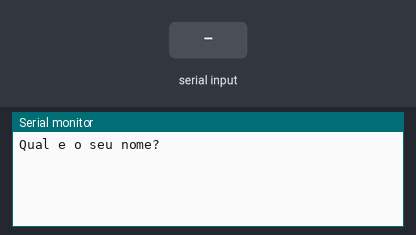
A sketch run on a simulated Arduino Uno, built with avr-gcc and run on an emulated ATmega328P. On the bench: the last lines printed to the serial monitor. The inputs (shaded band) are chosen by the test bench.

Above: at 1.2 s.
1.3 s: "90,45\n" received over Serial
At 3.2 s:
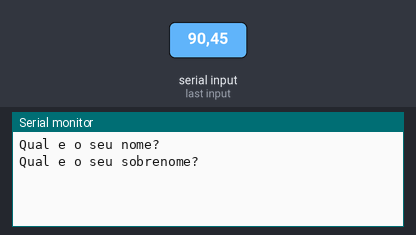
3.8 s: "30,150\n" received over Serial
At 5.2 s:
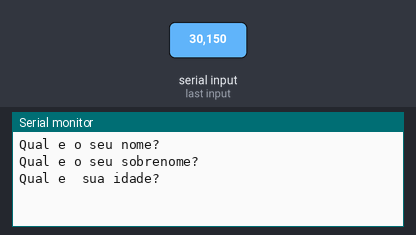
6.3 s: "5\n" received over Serial
At 7.9 s:
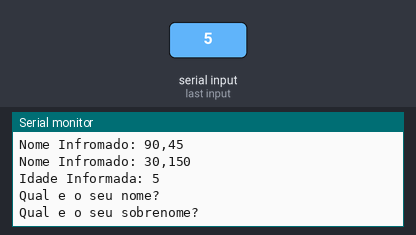

Measured:
- after the input at 1.3 s, the serial monitor: prints a new line after 1.0 s (image 1)
- after the input at 3.8 s, the serial monitor: prints a new line after 1.0 s (image 2)
- after the input at 6.3 s, the serial monitor: prints a new line at once (image 3)

The sketch:

pegar_dados_da_serial1.ino
```cpp
// C++ code
//Variáveis
String nome = "";
String sobrenome = "";
int idade = 0;
void setup()
{
   Serial.begin(9600);
}

void loop()
{
   //pedir o nome para o usuário

   Serial.println("Qual e o seu nome?");//mostra uma mensagem na tela (via serial)
   while( ! Serial.available() );//espera o usuário digitar
   nome = Serial.readString();//guarda o texto que o usuário digitou na variável nome

  Serial.println("Qual e o seu sobrenome?");//mostra uma mensagem na tela (via serial)
   while( ! Serial.available() );//espera o usuário digitar <Enter>
   sobrenome = Serial.readString();//guarda o texto que o usuário digitou na variável nome

  Serial.println("Qual e  sua idade?");//mostra uma mensagem na tela (via serial)
   while( ! Serial.available() );//espera o usuário digitar
   idade = Serial.parseInt();//converte o texto que o usuário digitou para inteiro, antes de guardar na variável


  //exibir os dados na serial
  Serial.println("Nome Infromado: " + nome);
  Serial.println("Nome Infromado: " + sobrenome);
  Serial.println("Idade Informada: " + String (idade));// converte o número para poder juntar todo o texto
  Serial.println();//escreve uma linha vazia
}
```
